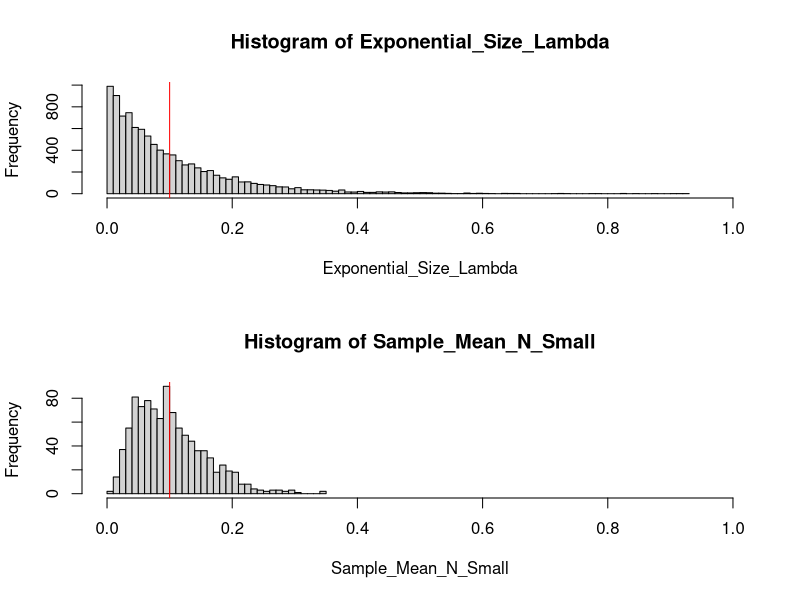
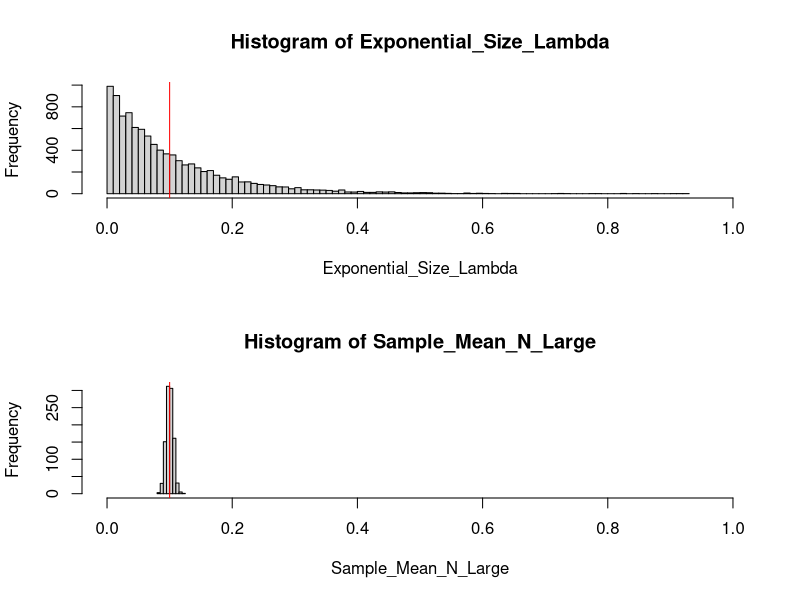

Write the R code that produced these figures, in order.



# Preliminaries
# ------------------------------------------------------------------------------------------------------------
rm( list = ls() )



# Load data
# ------------------------------------------------------------------------------------------------------------
Prefix <- '~/Dropbox (Personal)/General/Math 2140/Code/Chapter 2/Central Limit Theorem/'



# Simulate exponential population
# ------------------------------------------------------------------------------------------------------------
Population_Size <- 10000

Population_Lambda <- 10

Exponential_Size_Lambda <- rexp( Population_Size, Population_Lambda )



# Simulate sample mean when N is small
# ------------------------------------------------------------------------------------------------------------
Number_of_Samples <- 1000

Sample_Size_Small <- 3

Sample_Mean_N_Small <- rep( NA, Number_of_Samples )

for( i in 1:Number_of_Samples )
{
  Sample_Mean_N_Small[ i ] <- mean( sample( Exponential_Size_Lambda, Sample_Size_Small ) )
}

par( mfrow = c( 2, 1 ) )

hist( Exponential_Size_Lambda, xlim = c( 0, 1 ), br = 100 ); abline( v = 1/Population_Lambda, col = "red" )

hist( Sample_Mean_N_Small, xlim = c( 0, 1 ), br = 40 ); abline( v = 1/Population_Lambda, col = "red" )



# Simulate sample mean when N is large
# ------------------------------------------------------------------------------------------------------------
Number_of_Samples <- 1000

Sample_Size_Large <- 300

Sample_Mean_N_Large <- rep( NA, Number_of_Samples )

for( i in 1:Number_of_Samples )
{
  Sample_Mean_N_Large[ i ] <- mean( sample( Exponential_Size_Lambda, Sample_Size_Large ) )
}

par( mfrow = c( 2, 1 ) )

hist( Exponential_Size_Lambda, xlim = c( 0, 1 ), br = 100 ); abline( v = 1/Population_Lambda, col = "red" )

hist( Sample_Mean_N_Large, xlim = c( 0, 1 ), br = 10 ); abline( v = 1/Population_Lambda, col = "red" )
